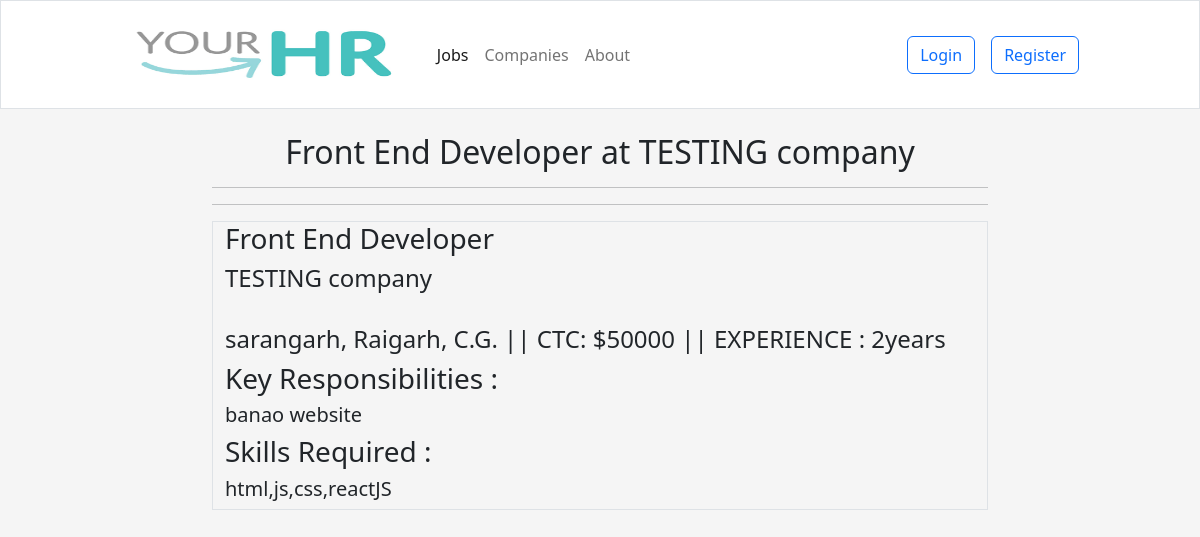
The app's page /jobs/jobInfo/1/ with its own data.
### jobs/models.py (models this page shows, shortened)
class jobDesc(models.Model):
    owner = models.ForeignKey(User, on_delete=models.CASCADE)
    role = models.CharField(max_length=50)
    date_posted = models.DateTimeField(auto_now_add=True)
    companyName = models.CharField(max_length=50)
    aboutCompany = models.TextField(max_length=1000)
    email = models.EmailField()
    location = models.CharField(max_length=100)
    salary = models.BigIntegerField()
    experience = models.IntegerField()
    qualifications = models.TextField(max_length=300)
    responsibilities = models.TextField(max_length=2000)

### jobs/views.py (the view)
class jobsDetailView(DetailView):
    model = models.jobDesc

### jobs/templates/jobs/jobdesc_detail.html
{% extends 'jobs/base.html' %}
{% block content %}
    <h2 style="text-align: center;">{{ object.role }} at {{ object.companyName }}</h2>
    <hr>
    <hr>
    <div class="container border">
        <h3>{{ object.role }}</h3>
        <h4>{{ object.companyName }}</h4>
        <br>
        <h4>{{ object.location }}  ||  CTC: ${{ object.salary }}  ||  EXPERIENCE : {{ object.experience }}years</h4>
        <h3>Key Responsibilities :</h3>
        <h5>{{ object.responsibilities }}</h5>
        <h3>Skills Required : </h3>
        <h5>{{ object.qualifications }}</h5>
    </div>
{% endblock content %}

### static/css/style.css (style rules this page uses)
* { box-sizing: border-box; }
body { background-color: whitesmoke; }

### jobs/templates/jobs/base.html (style rules this page uses)
.border { border: solid 15px black; }

### records on screen
jobDesc: role "Front End Developer", companyName "TESTING company", location "sarangarh, Raigarh, C.G.", salary "50000", experience "2", responsibilities "banao website", qualifications "html,js,css,reactJS"
